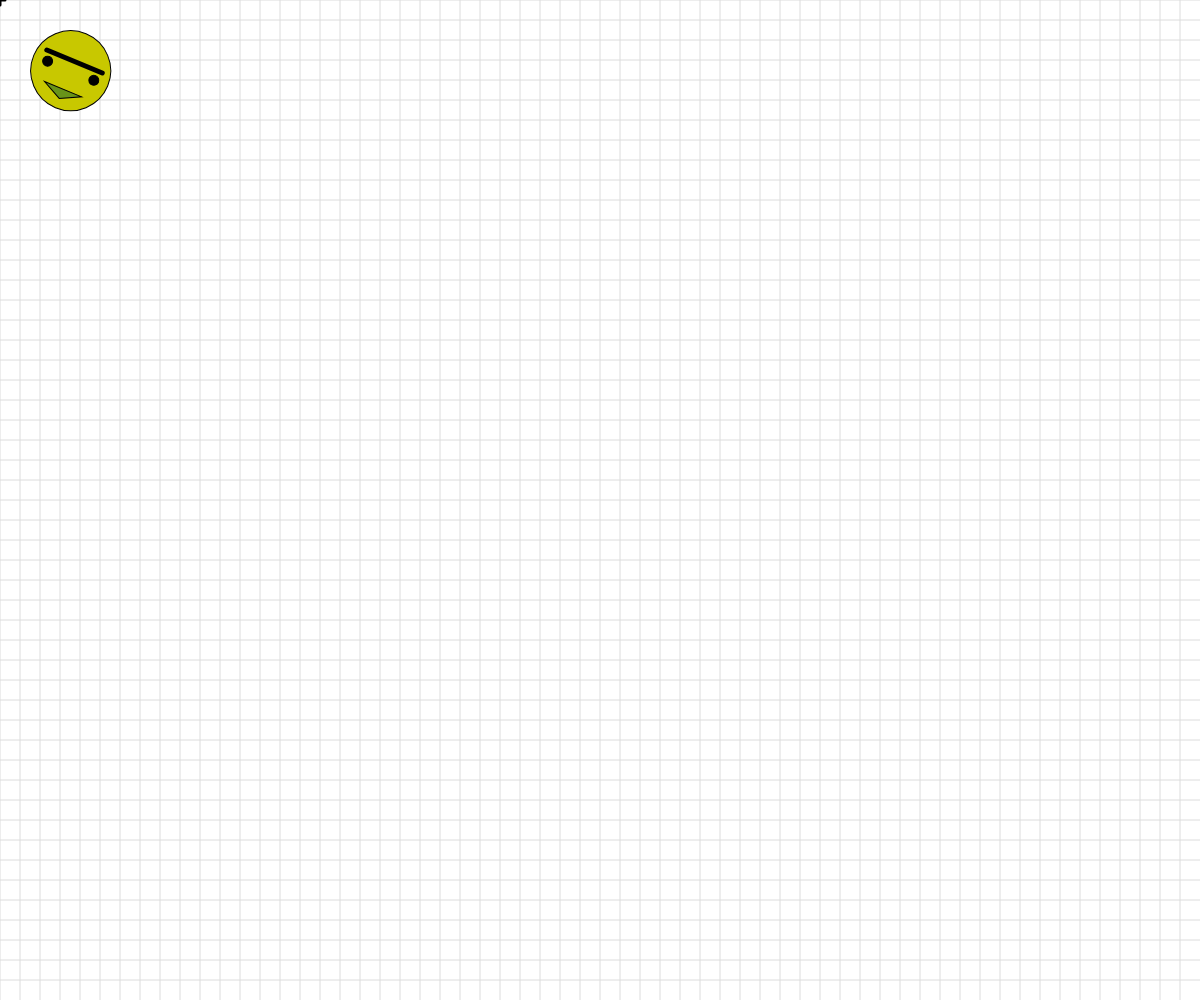
Frame 1 (no input)
Frame 60 (no input): identical to frame 1, image omitted
Frame 120 (the mouse pressed at the canvas centre since frame 60): identical to frame 1, image omitted

The p5.js sketch that drew this single still picture (run headless with seeded random() and noise() and a simulated clock; from frame 60 on, the mouse is pressed at the canvas centre):

// p5.js sketch
// ── sketch.js
// Basic Transformations Sandbox


let originalSpacing = 20;


function setup() {
  createCanvas(windowWidth, windowHeight);
}

function draw() {
  background(255);
  drawBasicGrid(220);  //reference default coordinate system


  //transformation one: TRANSLATION
  // push();   //creates a copy of the current coordinates
  // translate(100,100);  //moves the origin
  // drawBasicGrid(100); 
  // rectangleRed(0,0);
  // pop();    //discard coordinate system, return to previous

  // rectangleBlue(0,0);

  //transformation two: SCALE

  // rectMode(CORNER);
  // rectangleRed(40,0);

  // let scaleAmount = map(mouseX,0,width,0.3,6);
  // translate(100,100);
  // scale(scaleAmount); //1 - no change  <1 smaller
  // drawBasicGrid(160);   // >1 larger
  // rectMode(CENTER);
  // rectangleBlue(0,0);


  //transformation three: ROTATION
  //reminder: rotations are measured in radians, not degrees! Functions can help with the conversion...
  // rectMode(CENTER);
  // translate(width/2, height/2);
  // // frameCount > what frame we are on.
  // face(0,0);
  // rotate(radians(frameCount*3));
  // //drawBasicGrid(150);
  // rectangleRed(150,0);



  //Combinations of Transformations
  push();
  rotate(radians(45));
  translate(100, 0);
  rotate(radians(-22.5));
  face(0, 0);
  pop();


}


function face(x, y) {
  //draw a face at x,y
  push();
  translate(x, y);
  ellipseMode(CENTER);
  fill(200, 200, 0);
  stroke(0);
  ellipse(0, 0, 80, 80);
  fill(90, 140, 30, 220);
  triangle(-20, 20, 20, 20, 0, 30);
  fill(0);
  ellipse(-25, 0, 10, 10);
  ellipse(25, 0, 10, 10);
  strokeWeight(5);
  line(-30, -10, 30, -10);
  strokeWeight(1);
  pop();

}

function rectangleRed(x, y) {
  //draw a red rectangle at x,y (sized 50 pixels square) - to visualize what happens to the coordinate system
  //when different basic transformations are applied.
  noStroke();
  fill(255, 0, 0, 150);
  rect(x, y, 50, 50);

}

function rectangleBlue(x, y) {
  //draw a red rectangle at x,y (sized 50 pixels square) - to visualize what happens to the coordinate system
  //when different basic transformations are applied.
  noStroke();
  fill(0, 0, 255, 150);
  rect(x, y, 50, 50);

}

function drawBasicGrid(shade) {
  //draw the normal cartesian Coordinate Grid, in a light color. Spaced at 20 px by default
  stroke(shade);
  for (let x = 0; x < width; x += 20) {
    line(x, 0, x, height);
  }
  for (let y = 0; y < height; y += 20) {
    line(0, y, width, y);
  }

  //Draw "X" at the origin
  strokeWeight(3);
  stroke(0);
  line(-5, 0, 5, 0);
  line(0, 5, 0, -5);
  strokeWeight(1);
}
